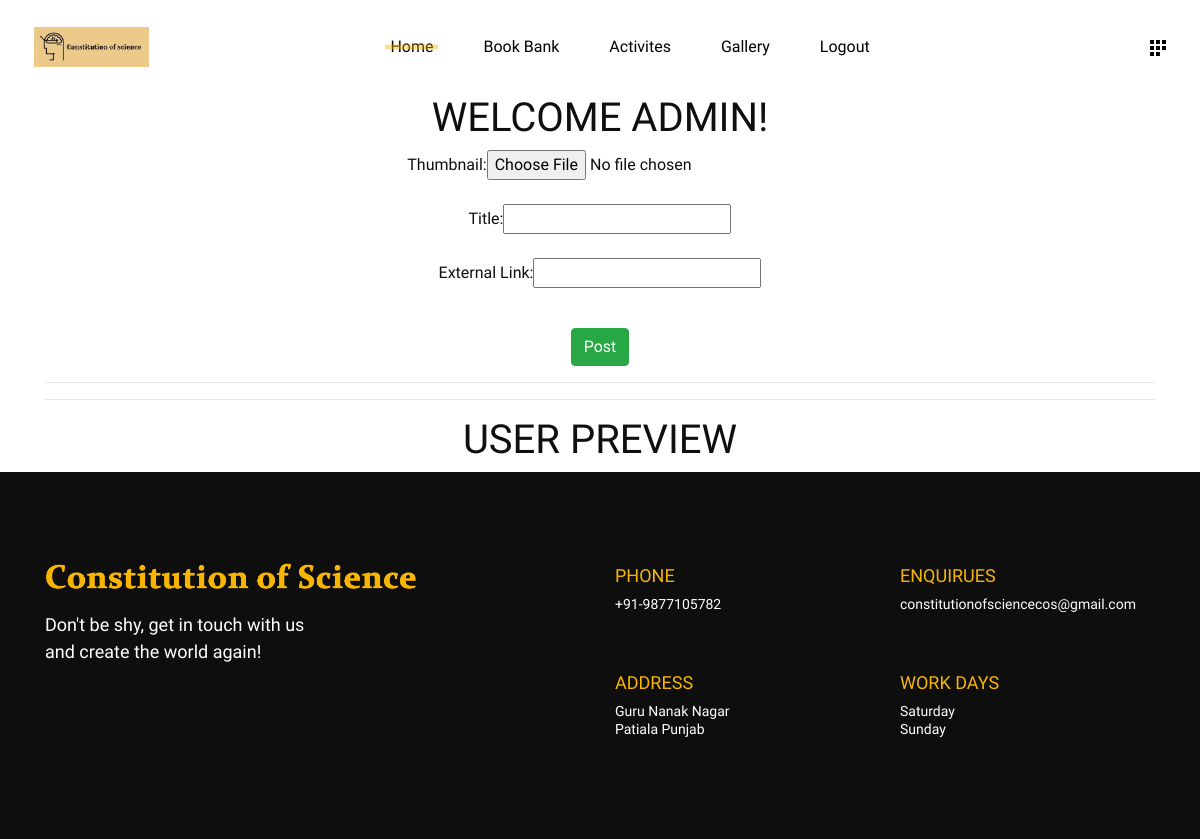
Page /videos (signed in) on the earlier database version.
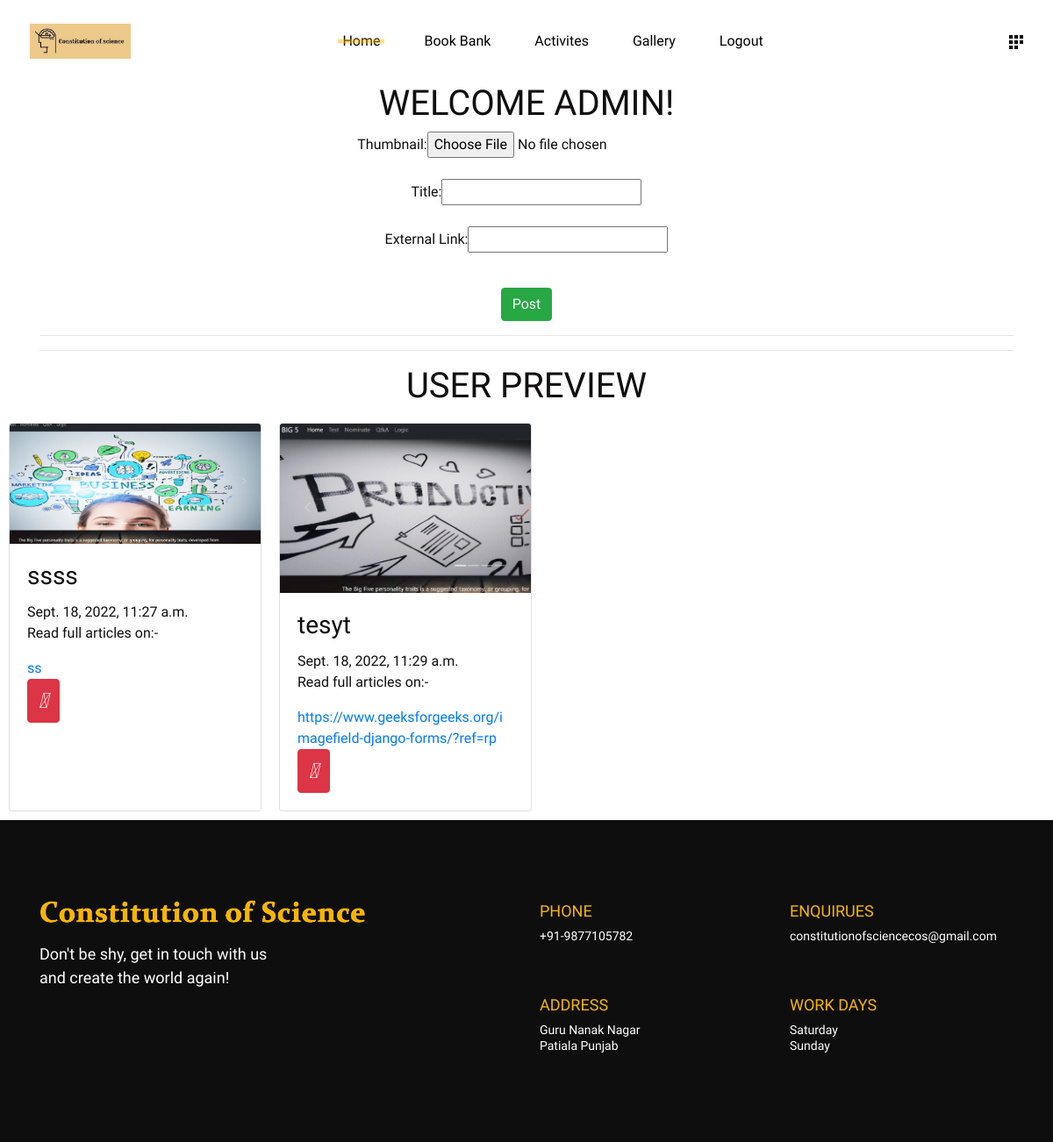
Same page on the later database version.
### members/models.py (models this page shows)
class Article(models.Model):
    thumb=models.ImageField(upload_to = "media/" )
    date=models.DateTimeField(auto_now_add=True)
    title=models.CharField(max_length=100)
    link=models.CharField(max_length=100)

### members/views.py (the view, shortened to what this page needs)
# urls.py: path('videos',views.videos,name='videos'),
def videos(request):
    allArticles=Article.objects.all()
    context={'articles':allArticles}
    return render(request,'videos.html',context)

### templates/videos.html (shortened to what the changed rows need)
{% load static %}
<!DOCTYPE html>
<html lang="en">
<head>
    <link rel="stylesheet" href="{% static 'vendors/animate.css/animate.min.css' %}">
    <link rel="stylesheet" href="{% static 'css/style.css' %}">
</head>
<body>
    {% if user.is_authenticated %}
    {% if user.is_superuser %}
    <div style="text-align: center" class="container">
        <h1>WELCOME ADMIN!</h1>
          <h1>USER PREVIEW</h1>
    </div>
    <div style="display: flex; flex-direction: row; flex-wrap: wrap">
        {% for i in articles %}
        <div class="card" style="width: 18rem; margin: 10px">
          <img src="{{ i.thumb.url }}" class="card-img-top" >
          <div class="card-body">
            <div style="display: flex; flex-direction: row">
              <h3 class="card-title">{{ i.title }}</h3>
            </div>
            <p>{{ i.date }}<br>Read full articles on:-</p>
            <a href={{ i.link }}>{{ i.link }}</a><br>
            <a  href="{% url 'del-task' i.id %}" ><button type="button" class="btn btn-danger"><i style="font-size:24px" class="fa">&#xf014;</i></button></a>
            </div>
        </div>
        {% endfor %}
      </div>
    {% endif %}
        {% endif %}
    </body>
    </html>

Differences in the rows shown:
added Article: thumb (picture), title "ssss", date "Sept. 18, 2022, 11:27 a.m.", link "ss"
added Article: thumb (picture), title "tesyt", date "Sept. 18, 2022, 11:29 a.m.", link "https://www.geeksforgeeks.org/imagefield-django-forms/?ref=rp"
